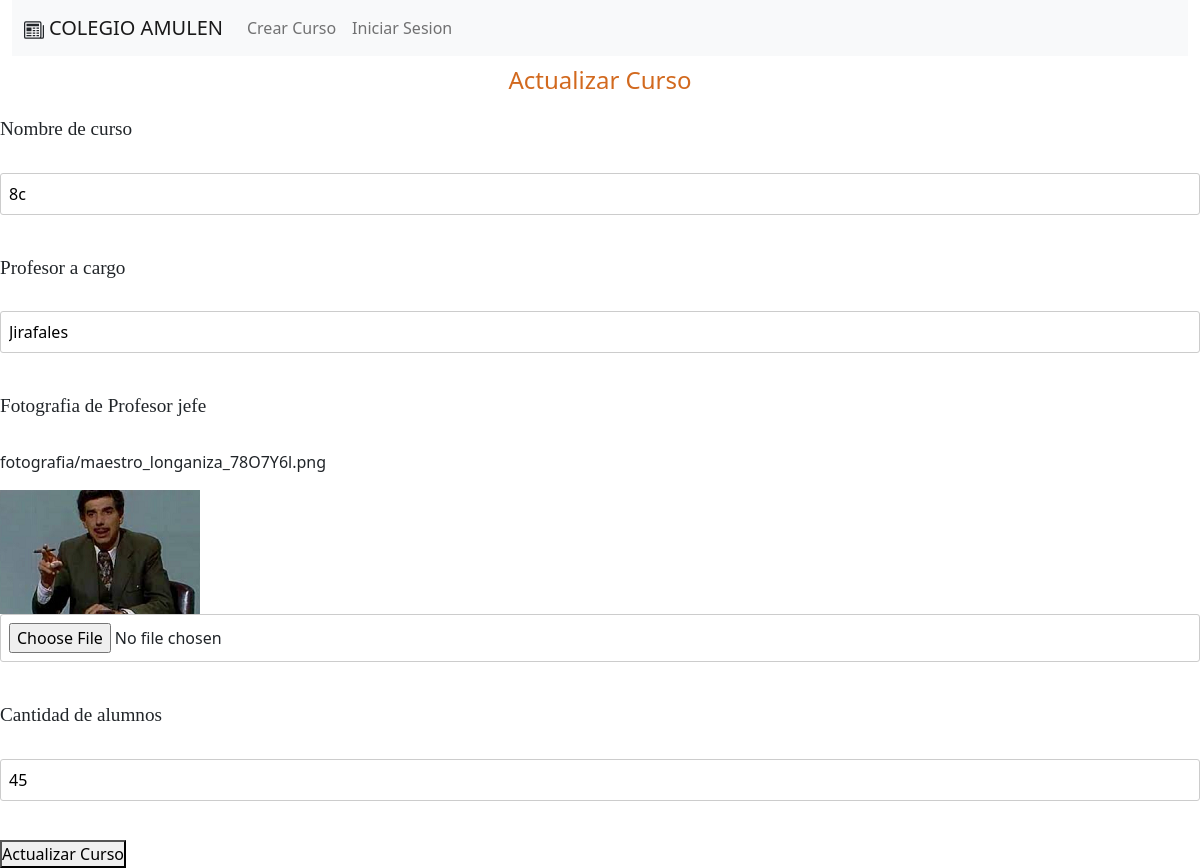
Page /actualizarProducto/40 on the committed database.
### app/models.py (models this page shows)
class fotografia(models.Model):
    nombre=models.CharField(max_length=40)
    descripcion=models.CharField(max_length=40)
    archivo_fotografia=models.ImageField(upload_to='fotografia', null=True)
    Cantidad_alumno=models.IntegerField(null=True)

### app/views.py (the view)
# urls.py: path('actualizarProducto/<int:id>', actualizarProducto, name='actualizarProducto'),
def actualizarProducto(request, id):
    foto=fotografia.objects.get(id=id)
    return render(request, 'app/actualizarProducto.html', {'foto':foto})

### app/templates/app/actualizarProducto.html (shortened to what this page needs)
{% extends 'app/base.html' %}
{% load static %}
{% block contenido %}
<div class="container2">
    <h1>Actualizar Curso</h1>
    <form action="{% url 'actualizarrec' foto.id %}" method="post" enctype="multipart/form-data">
        <label for="">Nombre de curso</label><br><br>
        <input type="text" name="nombre" value="{{foto.nombre}}"><br><br>
        <label for="">Profesor a cargo</label><br><br>
        <input type="text" name="descripcion" value="{{foto.descripcion}}"><br><br>
        <label for="">Fotografia de Profesor jefe</label><br><br>
        {% if foto.archivo_fotografia %}
             <p>{{ foto.archivo_fotografia.name }}</p>
             <img src="{{ foto.archivo_fotografia.url }}" alt="Foto actual">
        {% endif %}
        <input type="file" name="archivo_fotografia"><br><br>
        <label for="">Cantidad de alumnos</label><br><br>
        <input type="number" name="Cantidad_alumno" value="{{foto.Cantidad_alumno}}"><br><br>
        <button type="submit" id="new1">Actualizar Curso</button>
    </form>
</div>
{% endblock %}

### app/static/app/css/estilosApi.css (style rules this page uses)
h1 { font-size: 100px; text-align: center; padding: 5px; text-decoration: underline; font-family: Georgia, 'Times New Roman', Times, serif; color: indianred; }

### app/static/app/css/estilosFormulario.css (style rules this page uses)
* { margin: 0; padding: 0; box-sizing: border-box; }
h1 { text-align: center; text-decoration: double; text-shadow: 5%; color: chocolate; font-size: 60px; font-family: 'Segoe UI', Tahoma, Geneva, Verdana, sans-serif; padding: 10px; }
form label { font-size: 1.2rem; margin-bottom: 5px; font-family: Cambria, Cochin, Georgia, Times, 'Times New Roman', serif; }
form input { padding: 8px; border: 1px solid #ccc; border-radius: 3px; margin-bottom: 15px; width: 100%; }

### app/static/app/css/style.css (style rules this page uses)
h1 { font-size: 24px; margin-bottom: 10px; }

### rows in the picture
fotografia: nombre "8c", descripcion "Jirafales", archivo_fotografia.name "fotografia/maestro_longaniza_78O7Y6l.png", archivo_fotografia (picture), Cantidad_alumno "45"
